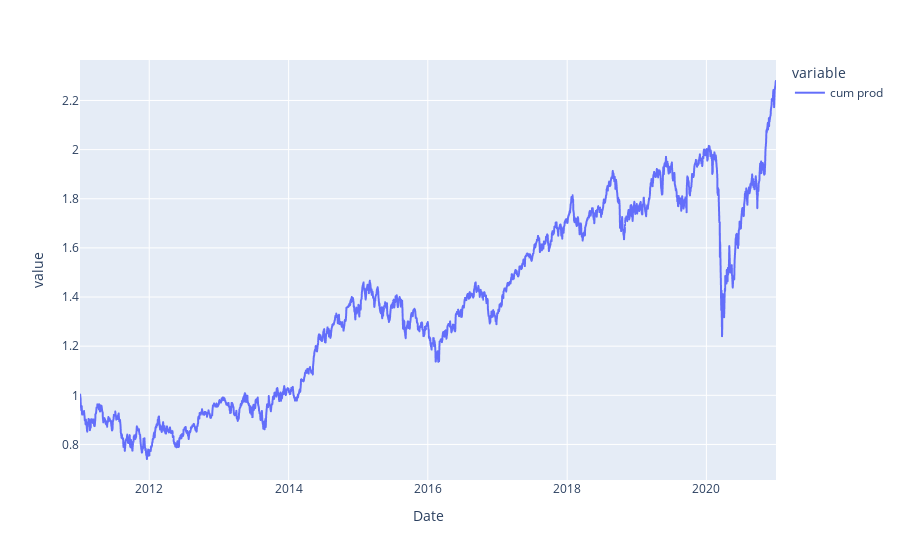

Notebook source saved alongside this figure:
### Code cell
px.line(nifty_return["cum prod"])

### Figure 1 — Plotly figure (JSON) as saved in the notebook; plotly's stock layout.template omitted (floating-point values rounded to 4 significant figures; data arrays with more than 128 entries replaced by an {"elided": "..."} marker saying what was removed)
{"data": [{"hovertemplate": "variable=cum prod<br>Date=%{x}<br>value=%{y}<extra></extra>", "legendgroup": "cum prod", "line": {"color": "#636efa", "dash": "solid"}, "mode": "lines", "name": "cum prod", "showlegend": true, "type": "scattergl", "x": {"elided": "2478 str values"}, "xaxis": "x", "y": {"elided": "2478 float values"}, "yaxis": "y"}], "layout": {"legend": {"title": {"text": "variable"}, "tracegroupgap": 0}, "margin": {"t": 60}, "xaxis": {"anchor": "y", "domain": [0, 1], "title": {"text": "Date"}}, "yaxis": {"anchor": "x", "domain": [0, 1], "title": {"text": "value"}}}}
